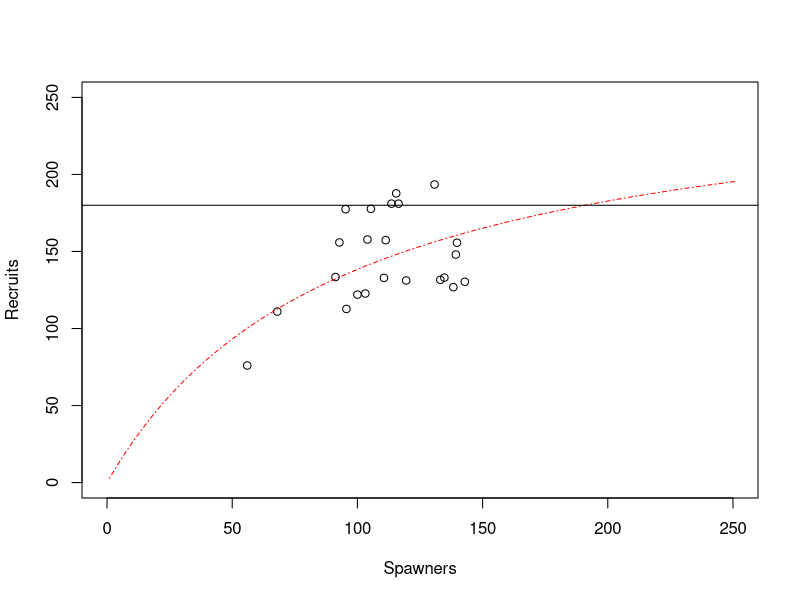
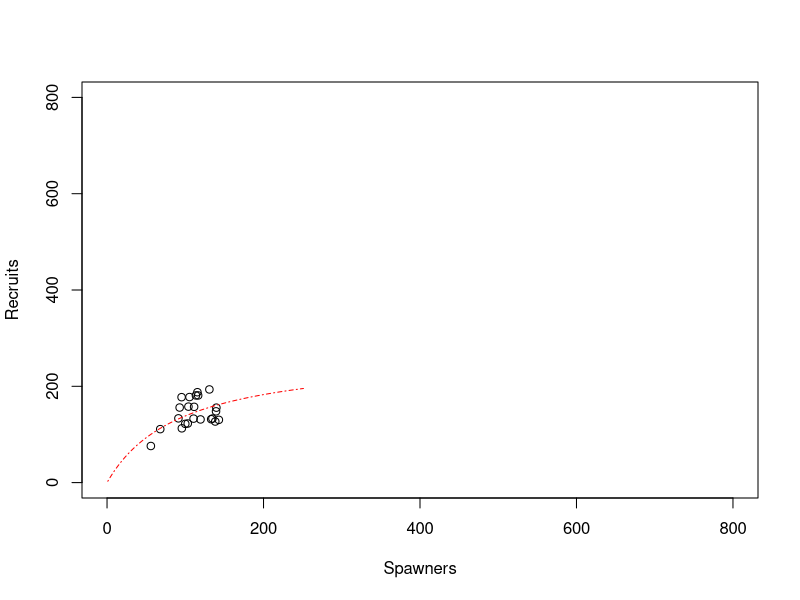

Reproduce these figures in R, in order.
##### 

### A Taste of Fishery Science
## Code to support Lecture 2
#### H. Bowlby; Feb 2023

#setwd('C:/mydocs/_courses/DALmodule')


###--------------------------------------------------------

## population growth with and without fishing

### combining survival, reproductive output and Fishing

###--------------------------------------------------------

lotka.r<-function(age.maturity,litter.size,sex.ratio,gestation,max.age,u,sel) 
{
  
  temp<-c(0,c(rep(0,age.maturity+gestation-1),litter.size*sex.ratio,rep(c(litter.size*sex.ratio),max.age))) 
  mx<-temp[1:(max.age+1)]

  # partition survival into natural and fishing mortality  
  M<-2.56*max.age^-0.873  ### just trust me - you can approximate M from longevity data for sharks.
  f<--log(1-u)
  f.vec<-c(rep(0,sel),rep(f,max.age-sel))   ## this accounts for age at selectivity to the fishery   
  si<-exp(-(M+f.vec)) ## combine the two sources of mortality
  
  ## calculate survival at age
  x<-0:(max.age)
  lx<-0
  lx[1]<-1
  for(i in 2:(length(si)+1))
  {lx[i]<-lx[i-1]*si[i-1]}

  lxmx<-lx*mx   ### calculate reproductive output by age

  ### use minimization to estimate r from the parameters; minimization done based on the sum of squares.
  minimize<-function(start.r)
  {
    rx<-exp(-start.r*x)
    lotka<-sum(lxmx*rx)
    sumsq <- sum((lotka-1)^2) 
    return(sumsq)
  }
  junk<-nlminb(start = 0.1,objective = minimize, lower=-1,upper=1)
  return(junk)
}

### Running the function - all you need to do is specify parameters

lotka.r(10,8,0.5,2,40,0,1) # e.g.age.maturity = 10,litter.size= 8,sex.ratio=0.5,gestation=2,max.age=40,u=0,sel=1 NOTE: age 1 animals are selected to the fishery (i.e. the fishery can catch age 1 to max age)
## The value you are interested in is $par
## this represents the expected rate of change in population size each year.
## remember Nt+1 = r*Nt

# New aging data has come out for the Dusky Scallop Shark that was validated with bomb radiocarbon.
# this was long-awaited so that population productivity could be estimated for this data-deficient species prior to any fishery
# reproductive output (litter size and gestation) were already known from samples of pregnant females

### Here are the parameters: 
age.maturity= 30  ## females mature at 30 years old
litter.size= 8  ## females have litters of 8 pups
sex.ratio=0.5  ## half of the pups are female
gestation=2   ## it takes 2 years from conception to birth
max.age=40  ## Dusky scallop shark have a maximum age of 40 
## there is no fishery right now
u=0  ## the exploitation rate is zero
sel=1 ## NOTE: selectivity only matters if u > 0. 
      ##A value of 1 means age 1 animals are selected to the fishery (i.e. the fishery can catch age 1 to max age)


## QUESTION 1: Would it be meaningful to do a stock assessment on this species given our understanding of life history?
###             Why or why not? [3-4 sentences]



##----------------------------------------

## exploring S-R functions

##----------------------------------------
## Fit a beverton-holt function - 2 parameters
## parameterized in terms of alpha and alphaK
srfbh2 <- function(a,aK,S) {
  # Stock recruitment function: Beverton-Holt
  #  return(a*S/(S/K + 1))  
  return((1/S)*((1/a) + (S/aK)))
}

srfbhpv2 <- function(pv,S) {
  # Stock recruitment function (parameter vector version): Beverton-Holt
  return(srfbh2(pv[1],pv[2],S))
}
## initialize values
bhinit <- function(s,r) {
  # Calculate initial parameters for fitting Beverton-Holt model - uses the median values of the S-R data to calculate an initial alpha and R0.
  middle <- length(r)/2
  orderRec <- order(r)
  sortedRec <- r[orderRec]
  recsortedStock <- s[orderRec]
  K <- recsortedStock[middle]
  medRec <- sortedRec[middle]
  a <- 2*medRec/K
  param <- c(a,K)
  return(param)
}
## use maximum likelihood to estimate parameters
lnlnegloglik <- function(fitted,observed) {
  # Lognormal [lnl] negative [neg] log likelihood [lik]
  # Arguments:
  #   fitted   : fitted median recruitment (assumed to be free of missing values)
  #   observed : observed recruitment (assumed to be free of missing values)
  len <- length(fitted)
  sumlogr <- sum(log(observed))
  sumsqrlogratio <- sum((log(observed/fitted))^2)  
  result <- 0.5*len*log( (2*pi/len)*sumsqrlogratio) + sumlogr + len/2
  return(result)  
}
## fit the function
ml.bhlnl2 <- function(s,r,ip, returnlog=F) {
  #
  # alternate formulation for bh model (alpha and alphaK instead
  # of alpha and K)
  
  choice <- !is.na(r) & !is.na(s)
  r <- r[choice]
  s <- s[choice]
  # frame argument is unneccessary in R
  assign(".Stock",s)
  assign(".Recruit",r)
  assign(".Evaluations",0)
  
  if (missing(ip)) {
    ip <- bhinit(s,r)
  }
  logalpha <- log(ip[1])
  logbeta  <- log(ip[1]*ip[2])
  
  logip <- c(logalpha,logbeta)
  
  bh2.nll <- function(x) {
    assign(".Evaluations",.Evaluations+1) # frame argument is unnecesary in R
    
    invfitted <- srfbhpv2(exp(x),.Stock)
    fitted <- 1/(invfitted)
    return(lnlnegloglik(fitted,.Recruit))  
  }
  
  # modified to use nlminb function in R instead of nlmin in S (starting values supplied first, then function to minimize)
  nlmin.out <- nlminb(logip,bh2.nll) 
  # see R documentation for description of the control parameters.  Have left them as defaults until can chat with Jamie.
  #  x <- exp(nlmin.out$x) #x was the value at which the optimizer converged in the S nlmin function
  x<-exp(nlmin.out$par) # par is the best set of parameters
  invfitted <- srfbhpv2(x,.Stock)
  fitted <- 1/(invfitted)
  nll <- lnlnegloglik(fitted,.Recruit)
  sigma.squared <- sum( (log(.Recruit/fitted))^2 )/length(.Recruit)
  
  if(returnlog==T){
    return(log(x))
  } else {
    #careful with the transformation (not right?) 
    ## THIS WAS IN THE ORIGINAL NOTES - it has to deal with transformation bias - how the exponentiated square root of a log transformed squared value is not the same as the original value 
    # sigma.squared is on the log scale.
    x[1] <- x[1]*exp(sigma.squared/2)
    
    # The output from the function nlminb is different from nlmin. Here 0 indicates successful convergence, and have asked for the number of iterations as well.
    return(list(pv=x,sigma=sqrt(sigma.squared),nll=nll,
                evaluations=.Evaluations, converged=nlmin.out$convergence,
                iterations=nlmin.out$iterations))
  }
}

#### hypothetical spawner-recruit data
spawners<-c(56, 68,100,runif(20,90,150))
recruits<-c(76,111,122, runif(20,100,200))
plot(spawners,recruits,xlim=c(0,250),ylim=c(0,250),xlab='Spawners',ylab='Recruits')

newdata<-c(seq(0:250))
BHfit<-ml.bhlnl2(spawners,recruits)
## add the fit
junk<-BHfit$pv[1]*newdata/(newdata/(BHfit$pv[2]/BHfit$pv[1])+1)
lines(newdata,junk,col="red",lty=4)

### approximate carrying capacity implied by the plot. 
abline(h=180)

### historical data was found and the highest number of spawners in one year ever recorded for dusky scallop shark was 800.
## there was no recruit data to go with this number. 
plot(spawners,recruits,xlim=c(0,800),ylim=c(0,800),xlab='Spawners',ylab='Recruits')
junk<-BHfit$pv[1]*newdata/(newdata/(BHfit$pv[2]/BHfit$pv[1])+1)
lines(newdata,junk,col="red",lty=4)

# Question 2a: Does the S-R curve meaningfully describe population size and growth potential?
## This can be argued either way. Give me one answer for 'yes' and one for 'no' [1-2 sentences each]

# Question 2b: If I told you that dusky scallop shark had been fished since recorded history started, but our S-R data was from 2010-2020;
# Does the S-R curve meaningfully describe population size and growth potential? [This one has a correct answer - either yes or no]